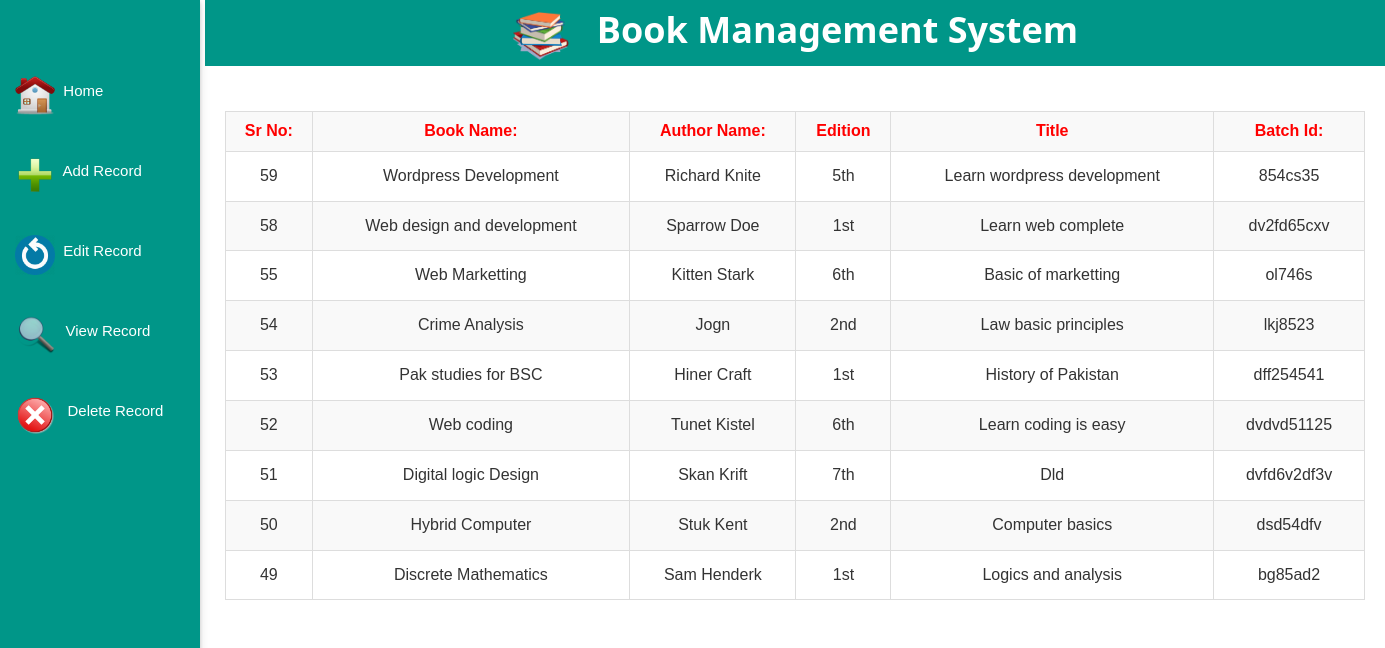
Screenshot of /index.php/manage/viewrecords with the database file from the repository.
### tables this page shows
CREATE TABLE `bookrecords` (
  `id` int(11) NOT NULL,
  `name` varchar(500) NOT NULL,
  `author` varchar(500) NOT NULL,
  `title` varchar(500) NOT NULL,
  `batchid` varchar(500) NOT NULL,
  `edition` varchar(500) NOT NULL
);

### application/controllers/manage.php (called while the page is built, shortened)
<?php
class manage extends CI_Controller{
public function viewrecords(){
		$this->load->model("management");
		$result['data'] = $this->management->viewRecords();
		$this->load->view("bookManagement/viewRecords",$result);
	}
}
?>

### index.php (called while the page is built, shortened)
<?php
require_once BASEPATH.'core/CodeIgniter.php';

### application/models/management.php (called while the page is built, shortened)
<?php
class management extends CI_Model{
	public function viewRecords(){
		$this->db->order_by("id", "desc");
		$res = $this->db->get("bookrecords");
		return $res->result_array();
	}
}
?>

### application/views/bookManagement/viewRecords.php (the view, shortened to what this page needs)
<?php include("sidebar.php");  ?>
<html>
<head>
</head>
<body>
<br><br>
	<div class="container">
		<table class="table table-striped table-bordered table-responsive" >
			<tr>		<th>Sr No:</th>		<th>Book Name:</th>		<th>Author Name:</th>		<th>Edition</th>		<th>Title</th>		<th>Batch Id:</th>				</tr>
			<tr>
				<?php foreach ($data as $row ): ?>
				<td><?php echo $row['id']; ?></td>
				<td><?php echo $row['name']; ?></td>
				<td><?php echo $row['author']; ?></td>
				<td><?php echo $row['edition']; ?></td>
				<td><?php echo $row['title']; ?></td>
				<td><?php echo $row['batchid']; ?></td>
			</tr>
				<?php endforeach; ?>
		</table>
	</div>
</body>
</html>

### application/views/bookManagement/sidebar.php (shortened to what this page needs)
<html>
<head>
  <?php include("myfiles.php"); ?>
</head>
<body>
<div class="w3-sidebar w3-bar-block w3-collapse w3-card-2   " style="width:200px;" id="mySidebar">
  <br><br>
  <a href="http://localhost:8080/book-management/ci/manage" class="w3-bar-item w3-button w3-text-black"> <img src="http://localhost:8080/book-management/ci/assets/home.png" height="40px">&nbsp; Home</a>
  <a href="http://localhost:8080/book-management/ci/manage/addRecord" class="w3-bar-item w3-button w3-text-black"> <img src="http://localhost:8080/book-management/ci/assets/ad.png" height="40px">&nbsp; Add Record </a>
  <a href="http://localhost:8080/book-management/ci/manage/edit" class="w3-bar-item w3-button w3-text-black"> <img src="http://localhost:8080/book-management/ci/assets/update.png" height="40px">&nbsp; Edit Record</a>
  <a href="http://localhost:8080/book-management/ci/manage/viewrecords" class="w3-bar-item w3-button w3-text-black"> <img src="http://localhost:8080/book-management/ci/assets/view01.png" height="40px">&nbsp;  View Record</a>
  <a href="http://localhost:8080/book-management/ci/manage/delete" class="w3-bar-item w3-button w3-text-black"> <img src="http://localhost:8080/book-management/ci/assets/delete.png" height="40px"> &nbsp; Delete Record </a>
</div>
  <div class="w3-main" style="margin-left:205px">
    <div  id="main">
  <div class="w3-container">
   <center> <h1 style="font-weight:bold;"> <img src="http://localhost:8080/book-management/ci/assets/bk.png" height="50px"> &nbsp; Book Management System </h1> </center>
  </div>
</div>
</body>
</html>

### application/views/bookManagement/myfiles.php (shortened to what this page needs)
<link rel="stylesheet" type="text/css" href="http://localhost:8080/book-management/ci/files/bootstrap_Files/css/bootstrap.min.css"  >
<link rel="stylesheet" type="text/css" href="http://localhost:8080/book-management/ci/files/w3.css files/w3.css">
<link rel="stylesheet" type="text/css" href="http://localhost:8080/book-management/ci/files/fa/css/font-awesome.min.css">

### files/w3.css files/w3.css (style rules this page uses)
*,*:before,*:after { box-sizing:inherit }
html { -ms-text-size-adjust:100%;-webkit-text-size-adjust:100% }
body { margin:0 }
a { background-color:transparent;-webkit-text-decoration-skip:objects }
img { border-style:none }
html,body { font-family:Verdana,sans-serif;font-size:15px;line-height:1.5 }
html { overflow-x:hidden }
h1,h2,h3,h4,h5,h6,.w3-slim,.w3-wide { font-family:"Segoe UI",Arial,sans-serif }
h1 { font-size:36px }
h1,h2,h3,h4,h5,h6 { font-weight:400;margin:10px 0 }
img { margin-bottom:-5px }
a { color:inherit }
.w3-btn,.w3-btn-block,.w3-button { border:none;display:inline-block;outline:0;padding:6px 16px;vertical-align:middle;overflow:hidden;text-decoration:none!important;color:#fff;background-color:#000;text-align:center;cursor:pointer;white-space:nowrap }
.w3-button { color:#000;background-color:#f1f1f1;padding:8px 16px }
.w3-btn,.w3-btn-floating,.w3-btn-floating-large,.w3-closenav,.w3-opennav,.w3-btn-block,.w3-button { -webkit-touch-callout:none;-webkit-user-select:none;-khtml-user-select:none;-moz-user-select:none;-ms-user-select:none;user-select:none }
.w3-sidenav,.w3-sidebar { height:100%;width:200px;background-color:#fff;position:fixed!important;z-index:1;overflow:auto }
.w3-main,#main { transition:margin-left .4s }
.w3-bar-block { width:100% }
.w3-bar-block .w3-bar-item { width:100%;display:block;padding:6px 2px 6px 16px;text-align:left;background-color:inherit;color:inherit;border:none;outline:none }
.w3-container:after,.w3-container:before,.w3-panel:after,.w3-panel:before,.w3-row:after,.w3-row:before,.w3-row-padding:after,.w3-row-padding:before,.w3-cell-row:before,.w3-cell-row:after, .w3-topnav:after,.w3-topnav:before,.w3-clear:after,.w3-clear:before,.w3-btn-group:before,.w3-btn-group:after,.w3-btn-bar:before,.w3-btn-bar:after,.w3-bar:before,.w3-bar:after { content:"";display:table;clear:both }
@media (min-width:993px) { .w3-sidenav.w3-collapse,.w3-sidebar.w3-collapse { display:block!important } }
.w3-container { padding:0.01em 16px }
.w3-card-2,.w3-example { box-shadow:0 2px 4px 0 rgba(0,0,0,0.16),0 2px 10px 0 rgba(0,0,0,0.12)!important }
.w3-text-black,.w3-hover-text-black:hover { color:#000!important }

### application/views/bookManagement/sidebar.php (style rules this page uses)
.w3-sidebar { background-color: #009688; color: white; }
#main { background-color: #009688; color: black; }
.w3-sidebar a { margin-top: 15px; }
.w3-bar-block .w3-bar-item { padding: 15px; }
.w3-text-black, .w3-hover-text-black:hover { color: white!important; }
#main { background-color: #009688; color: white; }

### application/views/bookManagement/viewRecords.php (style rules this page uses)
.table th { color: red; text-align: center; }
.table td { text-align: center; }
.table tbody tr td { padding: 13px; }

### rows the page displays
bookrecords: id "59", name "Wordpress Development", author "Richard Knite", edition "5th", title "Learn wordpress development", batchid "854cs35"
bookrecords: id "58", name "Web design and development", author "Sparrow Doe", edition "1st", title "Learn web complete", batchid "dv2fd65cxv"
bookrecords: id "55", name "Web Marketting", author "Kitten Stark", edition "6th", title "Basic of marketting", batchid "ol746s"
bookrecords: id "54", name "Crime Analysis", author "Jogn", edition "2nd", title "Law basic principles", batchid "lkj8523"
bookrecords: id "53", name "Pak studies for BSC", author "Hiner Craft", edition "1st", title "History of Pakistan", batchid "dff254541"
bookrecords: id "52", name "Web coding", author "Tunet Kistel", edition "6th", title "Learn coding is easy", batchid "dvdvd51125"
bookrecords: id "51", name "Digital logic Design", author "Skan Krift", edition "7th", title "Dld", batchid "dvfd6v2df3v"
bookrecords: id "50", name "Hybrid Computer", author "Stuk Kent", edition "2nd", title "Computer basics", batchid "dsd54dfv"
bookrecords: id "49", name "Discrete Mathematics", author "Sam Henderk", edition "1st", title "Logics and analysis", batchid "bg85ad2"
